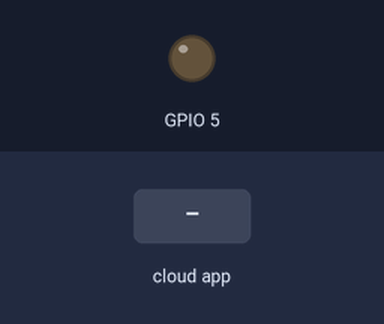
Recording of a sketch running on a simulated ESP8266 (NodeMCU). On the bench: output pins drawn as LEDs (lit = HIGH). Inputs (shaded band) come from the test bench. WiFi joins after 1.5 s; servers stay silent unless stated; the Firebase database answers and starts empty; what the sketch prints to the serial monitor is not drawn.

Above: at 2.8 s.
2.9 s: the phone or cloud app sets led to 1
At 4.2 s:
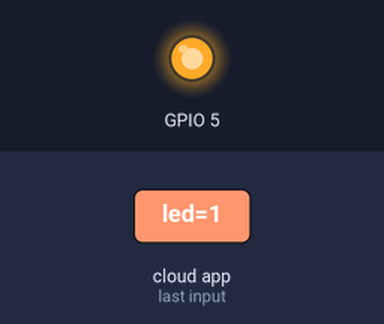
4.5 s: the phone or cloud app sets led to 0
At 5.5 s:
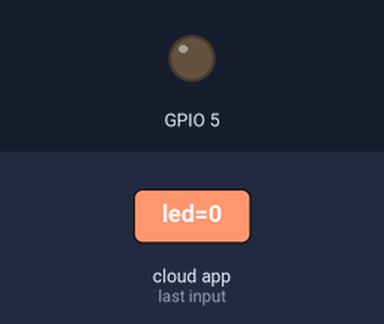
Timing chart, 0 to 7.5 s (numbered marks = the images above; inputs shaded):
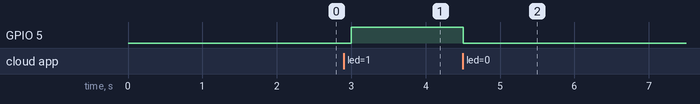

The sketch:

Firebase_ESP8266_LED.ino
```cpp
#include <ESP8266WiFi.h>
#include <FirebaseArduino.h>

// Set these to run example.
#define FIREBASE_HOST "smarthomeautomation-ec90d-default-rtdb.firebaseio.com"
#define FIREBASE_AUTH "5sYWfUyPz3d0crdjxiNUfndpM3VI8cbDjD2vNG9e"
#define WIFI_SSID "Shiv's realme 8"
#define WIFI_PASSWORD "12345678"

void setup() {
  Serial.begin(9600);
  pinMode(5, OUTPUT);
//  pinMode(led,OUTPUT);

  // connect to wifi.
  WiFi.begin(WIFI_SSID, WIFI_PASSWORD);
  Serial.print("connecting");
  while (WiFi.status() != WL_CONNECTED) {
    Serial.print(".");
    delay(500);
  }
  Serial.println();
  Serial.print("connected: ");
  Serial.println(WiFi.localIP());

  Firebase.begin(FIREBASE_HOST, FIREBASE_AUTH);
  Firebase.setInt("led", 0);
}
int ledDb;
void loop(){
  ledDb= Firebase.getInt("led");
  if (ledDb==1){
    digitalWrite(5, HIGH);
    }
  else{
     digitalWrite(5, LOW);
    }


//  sensorUpdate();

//  if (Firebase.getString(ledData, "/FirebaseIOT/led")){
//    Serial.println(ledData.stringData());
//    if (ledData.stringData() == "1") {
//    digitalWrite(led, HIGH);
//    }
//  else if (ledData.stringData() == "0"){
//    digitalWrite(led, LOW);
//    }
//  }
//  delay(100);
}
```

Measured:
- after the input at 2.9 s, GPIO 5: LOW → HIGH after 0.10 s
- after the input at 4.5 s, GPIO 5: HIGH → LOW at once
